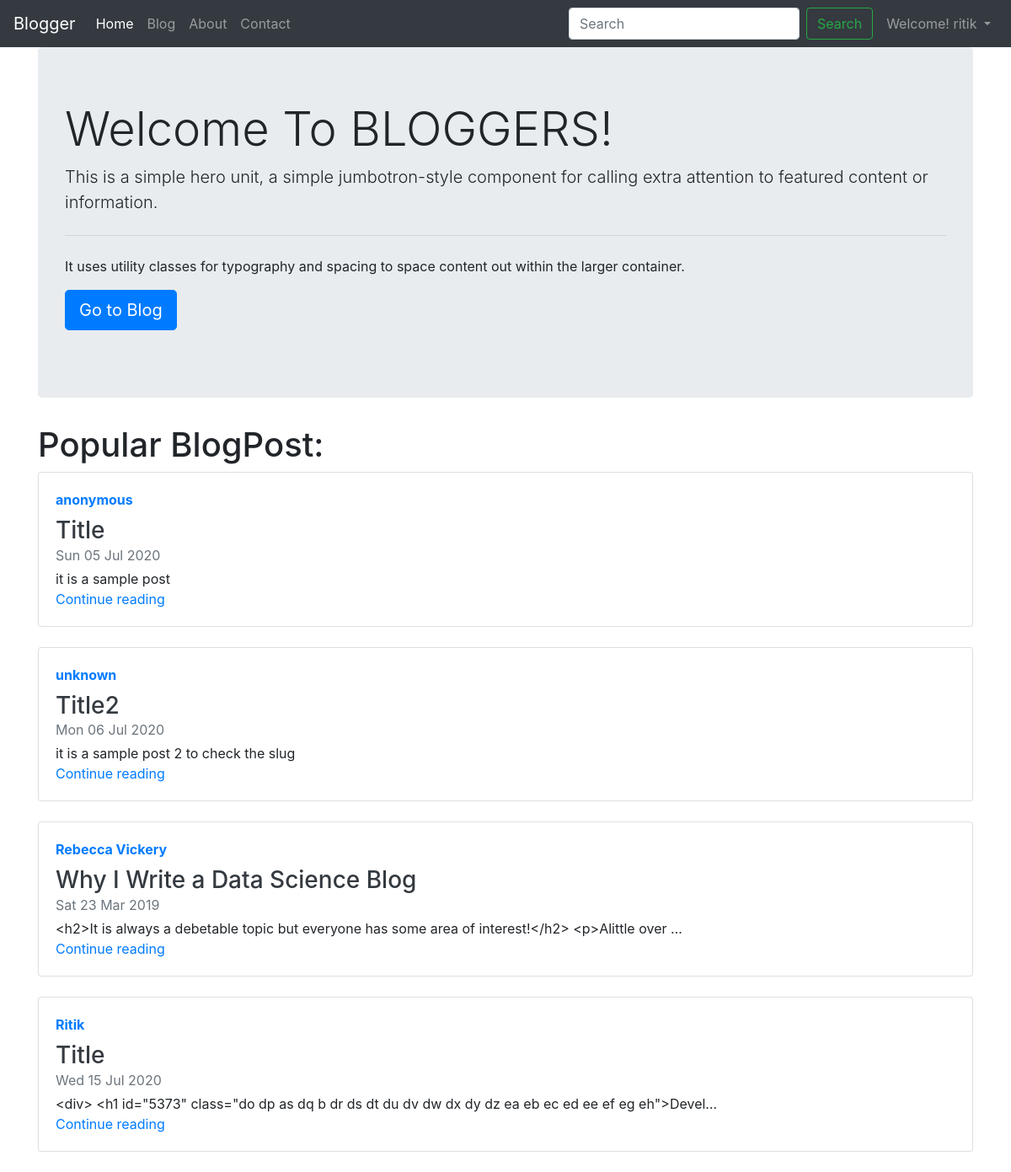
The app's page / (signed in) with its own data.
### blog/models.py (models this page shows)
class Post(models.Model):
    sno = models.AutoField(primary_key=True)
    title = models.CharField(max_length=250)
    content = models.TextField()
    author = models.CharField(max_length=20)
    slug = models.CharField(max_length=130, default='Anonymous')
    timeStamp = models.DateTimeField(blank=True)
    def __str__(self):
        return 'by: '+self.author

### home/views.py (the view)
# urls.py: 2. Add a URL to urlpatterns:  path('', views.home, name='home')
def home(request):
    allPosts = Post.objects.all()
    print(allPosts)
    context = {'allPosts': allPosts}
    return render(request, 'home/home.html', context)

### templates/home/home.html (shortened to what this page needs)
{% extends 'base.html'%}
{% block homeactive %}
active
{% endblock homeactive %}
{% block body %}
<div class="container">
    <div class="row">
        <div class="col">
            <div class="jumbotron">
                <h1 class="display-4">Welcome To BLOGGERS!</h1>
                <p class="lead">This is a simple hero unit, a simple jumbotron-style component for calling extra
                    attention
                    to featured content or information.</p>
                <hr class="my-4">
                <p>It uses utility classes for typography and spacing to space content out within the larger container.
                </p>
                <p class="lead">
                    <a class="btn btn-primary btn-lg" href="/blog" role="button">Go to Blog</a>
                </p>
            </div>
        </div>
    </div>
</div>
<div class="container">
    <div class="row">
        <div class="col">
            <h1>Popular BlogPost:</h1>
        </div>
    </div>
    {% for post in allPosts  %}
    <div class="row">
        <div class="col">
            <div class="card flex-md-row mb-4 box-shadow h-md-250">
                <div class="card-body d-flex flex-column align-items-start">
                    <strong class="d-inline-block mb-2 text-primary">{{post.author}}</strong>
                    <h3 class="mb-0">
                        <a class="text-dark" href="#">{{post.title}}</a>
                    </h3>
                    <div class="mb-1 text-muted">{{post.timeStamp|date:"D d M Y"}}</div>
                    <p class="card-text mb-auto">{{post.content|truncatechars:100}}</p>
                    <a href="/blog/{{post.slug}}">Continue reading</a>
                </div>
            </div>
        </div>
    </div>
    {% endfor %}
</div>
{% endblock body %}

### templates/base.html (shortened to what this page needs)
<!DOCTYPE html>
<html lang="en">
<head>
    <link rel="stylesheet" href="https://stackpath.bootstrapcdn.com/bootstrap/4.5.0/css/bootstrap.min.css"
 />
</head>
<body>
    <nav class="navbar navbar-expand-lg navbar-dark bg-dark">
        <a class="navbar-brand" href="/">Blogger</a>
        <div class="collapse navbar-collapse" id="navbarSupportedContent">
            <ul class="navbar-nav mr-auto">
                <li class="nav-item {% block homeactive %}
                {% endblock homeactive %} ">
                    <a class="nav-link" href="/">Home <span class="sr-only">(current)</span></a>
                </li>
                <li class="nav-item {% block blogactive %}
                    {% endblock blogactive %}">
                    <a class="nav-link " href="/blog">Blog</a>
                </li>
                <li class="nav-item {% block aboutactive %}
                    {% endblock aboutactive %} ">
                    <a class="nav-link" href="/about">About</a>
                </li>
                <li class="nav-item {% block contactactive %}
                {% endblock contactactive %} ">
                    <a class="nav-link" href="/contact">Contact</a>
                </li>
            </ul>
            <form method="GET" action="/search/" class="form-inline my-2 my-lg-0">
                <input class="form-control mr-sm-2" type="search" placeholder="Search" aria-label="Search" name="query"
                    id="query" />
                <button class="btn btn-outline-success my-2 my-sm-0 mr-2" type="submit">
                    Search
                </button>
                {% if user.is_authenticated %}
                <ul class="navbar-nav mr-auto">
                    <li class="nav-item dropdown">
                        <a class="nav-link dropdown-toggle" href="#" id="navbarDropdown" role="button"
                            data-toggle="dropdown" aria-haspopup="true" aria-expanded="false">
                            Welcome! {{user.username}}
                        </a>
                    </li>
                </ul>
                {% endif %}
            </form>
        </div>
    </nav>
    {% block body %}
    {%endblock%}
</body>
</html>

### records on screen
Post: author "anonymous", title "Title", timeStamp "Sun 05 Jul 2020", content "it is a sample post"
Post: author "unknown", title "Title2", timeStamp "Mon 06 Jul 2020", content "it is a sample post 2 to check the slug"
Post: author "Rebecca Vickery", title "Why I Write a Data Science Blog", timeStamp "Sat 23 Mar 2019", content "<h2>It is always a debetable topic but everyone has some area of interest!</h2> <p>Alittle over …"
Post: author "Ritik", title "Title", timeStamp "Wed 15 Jul 2020", content "<div> <h1 id=\"5373\" class=\"do dp as dq b dr ds dt du dv dw dx dy dz ea eb ec ed ee ef eg eh\">Devel…"

### other values on screen
{{ user.username }} "ritik"
